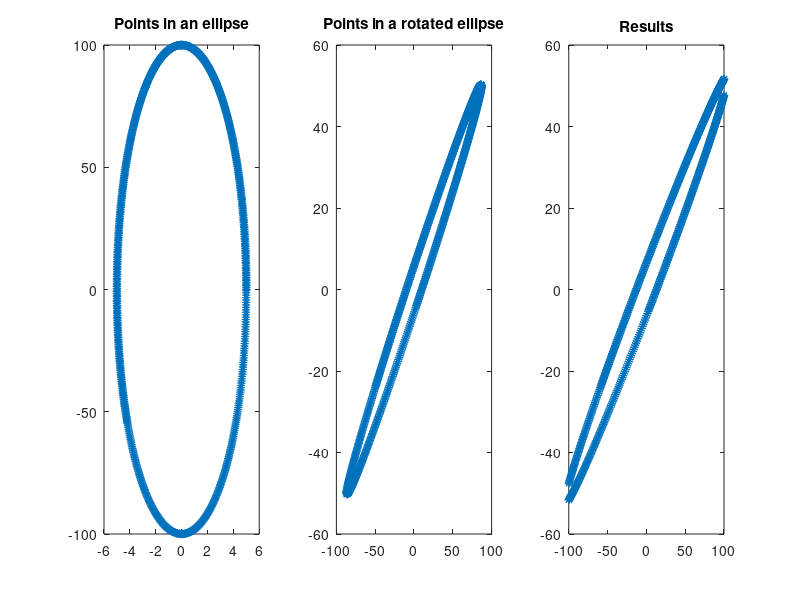

MATLAB code for this plot:
clear;
a = 5;
b = 100;
t = 0:0.01:10;
x = a*cos(t);
y = b*sin(t);
figure(3);
subplot(1,3,1)
plot(x,y,'-*');
title('Points in an ellipse');
cc = cos(pi/3);
ss = sin(pi/3);
R = [cc ss;
     -ss cc];
pts = [x;
       y];
rpts = R*pts;
subplot(1,3,2);
plot(rpts(1,:), rpts(2,:),'*-');
title('Points in a rotated ellipse');
[U,sigma,V] = svd(rpts);
 ans1 = atan(U(2,1)/U(1,1));
 ans2 = atan(U(2,2)/U(1,2));
 ans = [ans1 -ans2; ans2 ans1];
 newrpts = ans*pts;
 subplot(1,3,3)
 plot(newrpts(1,:), newrpts(2,:),'*-');
 axis([-100 100 -60 60]);
title('Results');